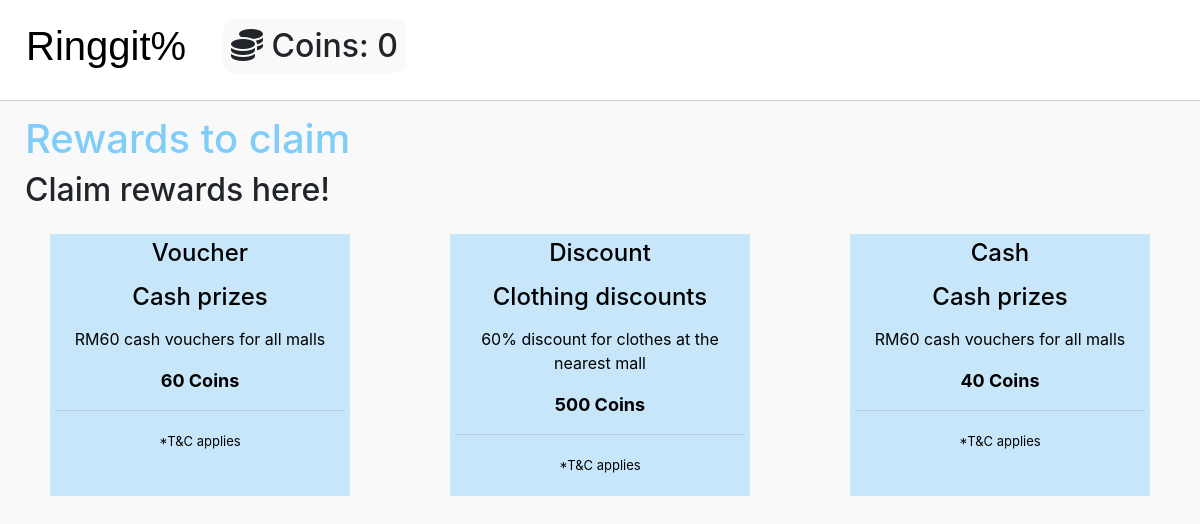
Screenshot of /rewardpage.php (signed in) with the database file from the repository.
### tables this page shows
CREATE TABLE `users` (
  `phone` int(11) NOT NULL,
  `name` varchar(128) DEFAULT NULL,
  `pass` varchar(128) DEFAULT NULL,
  `email` varchar(128) DEFAULT NULL,
  `address` varchar(128) DEFAULT NULL,
  `postal` varchar(20) DEFAULT NULL,
  `country` varchar(128) DEFAULT NULL,
  `gender` varchar(128) DEFAULT NULL,
  `category` varchar(128) DEFAULT 'peasant',
  `stats` varchar(128) DEFAULT 'active',
  `referalcode` varchar(128) DEFAULT NULL,
  `refertype` varchar(128) DEFAULT NULL,
  `referalcounter` varchar(128) DEFAULT NULL,
  `coinamount` int(11) DEFAULT NULL,
  `aid` varchar(128) DEFAULT NULL
);

CREATE TABLE `reward` (
  `rid` int(11) NOT NULL,
  `type` varchar(20) DEFAULT NULL,
  `rname` varchar(128) DEFAULT NULL,
  `coinprice` int(11) DEFAULT NULL,
  `status` varchar(20) DEFAULT NULL,
  `rdesc` varchar(128) DEFAULT NULL,
  `rcode` varchar(20) DEFAULT NULL
);

### rewardpage.php (the view, shortened to what this page needs)
<?php
	require_once "pdo.php";
	$stmt = $pdo->query("SELECT * FROM reward;");
	$rows = $stmt->fetchAll(PDO::FETCH_ASSOC);
	$phone = $_SESSION['phone'];
	$stmt = $pdo->prepare("SELECT * FROM users where phone = :phone");
	$stmt->execute(array(":phone" => $phone));
	$user = $stmt->fetch(PDO::FETCH_ASSOC);
?>
<!DOCTYPE html>
<html lang="en">
    <head>
		<link rel="stylesheet" href="https://cdnjs.cloudflare.com/ajax/libs/font-awesome/4.7.0/css/font-awesome.min.css">
		<link rel="stylesheet" href="https://maxcdn.bootstrapcdn.com/bootstrap/4.5.2/css/bootstrap.min.css">
    </head>
    <body>
      <div class="header">
        <table style="height: 100px;">
          <tbody>
            <tr>
              <td class="align-middle">
                <div class="logo">
          				<a href="deal.php"><h1>Ringgit%</h1></a>
          		  </div>
              </td>
              <td class="align-middle">
                <h2 style="background-color: #f9f9f9; padding: 8px; border-radius: 10px;">
                  <i class="fas fa-coins"></i> Coins:
           				<?php
           						echo(" ".$user['coinamount']." ");
           				?>
           		  </h2>
              </td>
            </tr>
          </tbody>
        </table>
      </div>
      <div style="padding-left: 25px; padding-top: 15px;">
        <h1 style="color: #80CDF9;">Rewards to claim</h1>
        <h2>Claim rewards here!</h2>
      </div>
      <div class="d-flex flex-row justify-content-around flex-wrap" style="margin-top: 20px;">
        <?php
				foreach($rows as $row) {
					echo '<div id="reward" class="reward col-sm-3"><a href="rewardredemption.php?rid=' . $row['rid'] . '">';
          echo '<h4>'. $row['type'] .'</h4>';
          echo '<h4>'. $row['rname'] .'</h4>';
					echo '<p>' . $row['rdesc'] . '</p>';
          echo '<p style="font-size: 18px; font-weight: bold;">' . $row['coinprice'] . ' Coins</p>';
          echo '<hr>';
          echo '
          <div class="container">
            <div class="terms">
              <p>*T&C applies</p>
            </div>
          </div>
          ';
          echo '</a></div>';
				}
        ?>
      </div>
    </body>
</html>

### rewardpage.php (style rules this page uses)
body { background-color: #f9f9f9; }
.header { background-color: #ffffff; box-shadow: 0 0 2px grey; }
.logo { font-family: "Trebuchet MS", sans-serif; padding-left: 25px; padding-right: 35px; }
.logo a { color: black; }
.reward { background-color: rgba(178, 223, 251, 0.7); padding: 5px; margin: 5px; text-align: center; }
.reward a { color: black; display: block; width: 100%; height: 100%; }
.reward h4 { margin-bottom: 15px; }
.terms { padding-top: 5px; }
.terms p { font-size: 13px; text-align: center; }

### rows the page displays
users: coinamount "0"
reward: type "Voucher", rname "Cash prizes", rdesc "RM60 cash vouchers for all malls", coinprice "60"
reward: type "Discount", rname "Clothing discounts", rdesc "60% discount for clothes at the nearest mall", coinprice "500"
reward: type "Cash", rname "Cash prizes", rdesc "RM60 cash vouchers for all malls", coinprice "40"
